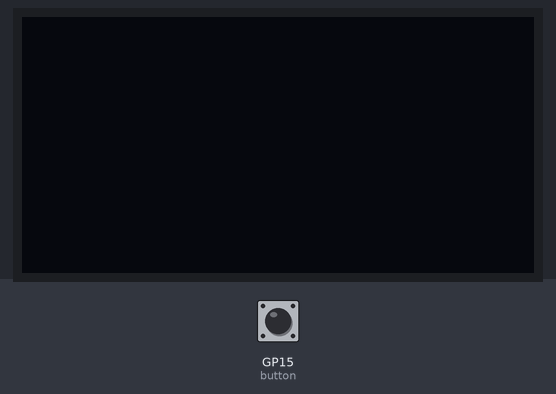
Recording of a program running on a simulated Raspberry Pi Pico running MicroPython. Parts: 128×64 one-colour display. Inputs (shaded band) come from the test bench; at power-on: GP15 (button) HIGH. Random numbers come from a fixed seed; what the program prints to the serial console is not drawn.

Above: at 1.2 s.
1.3 s: GP15 (button) pulled LOW for 0.15 s
At 1.8 s:
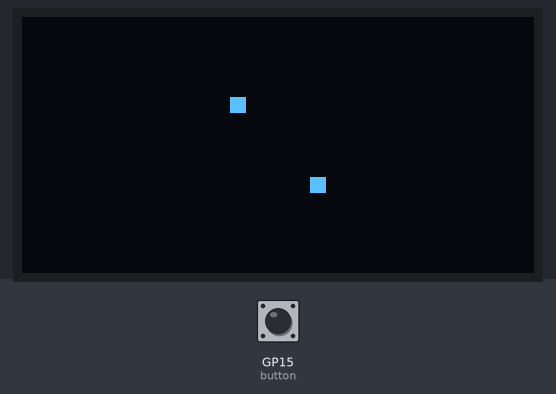
2.9 s: GP15 (button) pulled LOW for 1 s
At 4.3 s:
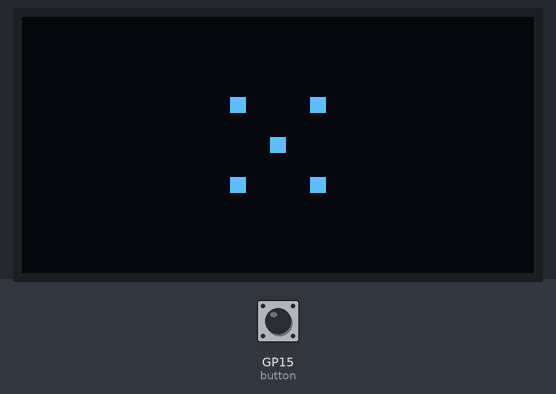
5.4 s: GP15 (button) pulled LOW for 0.15 s
At 6.2 s:
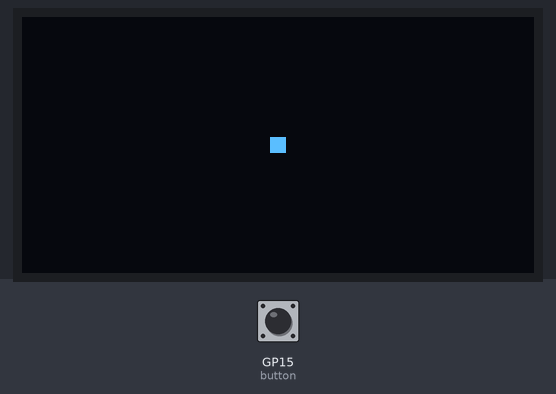
Timing chart, 0 to 8.4 s (numbered marks = the images above; inputs shaded):
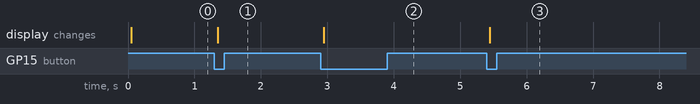

Measured:
- after the input at 1.3 s, the display: changes after 0.05 s (image 1)
- after the input at 2.9 s, the display: changes after 0.05 s (image 2)
- after the input at 5.4 s, the display: changes after 0.05 s (image 3)

The program:

ex3_dice_draw_on_oled.py.py
```python
from machine import Pin, I2C
from ssd1306 import SSD1306_I2C
import urandom
import time

# OLED setup
WIDTH = 128
HEIGHT = 64
i2c = I2C(0, scl=Pin(17), sda=Pin(16), freq=200000)
oled = SSD1306_I2C(WIDTH, HEIGHT, i2c)

# Button setup
button = Pin(15, Pin.IN, Pin.PULL_UP)
button_was_pressed = False

# Dice dot drawing positions
cx, cy = WIDTH // 2, HEIGHT // 2
offset = 10  # Distance between center and surrounding pips
radius = 2   # Size of dots (just filled pixels for now)

def draw_dot(x, y):
    oled.fill_rect(x - radius, y - radius, radius * 2, radius * 2, 1)

def draw_dice_face(number):
    oled.fill(0)

    # Coordinates for dots
    positions = {
        1: [(cx, cy)],
        2: [(cx - offset, cy - offset), (cx + offset, cy + offset)],
        3: [(cx - offset, cy - offset), (cx, cy), (cx + offset, cy + offset)],
        4: [(cx - offset, cy - offset), (cx + offset, cy - offset),
            (cx - offset, cy + offset), (cx + offset, cy + offset)],
        5: [(cx - offset, cy - offset), (cx + offset, cy - offset),
            (cx, cy),
            (cx - offset, cy + offset), (cx + offset, cy + offset)],
        6: [(cx - offset, cy - offset), (cx + offset, cy - offset),
            (cx - offset, cy),     (cx + offset, cy),
            (cx - offset, cy + offset), (cx + offset, cy + offset)]
    }

    for (x, y) in positions[number]:
        draw_dot(x, y)

    oled.show()

while True:
    if button.value() == 0 and not button_was_pressed:
        roll = urandom.getrandbits(3) % 6 + 1
        print("You rolled a", roll)
        draw_dice_face(roll)
        button_was_pressed = True
        time.sleep(0.1)  # Debounce

    elif button.value() == 1 and button_was_pressed:
        button_was_pressed = False
        time.sleep(0.05)
```
